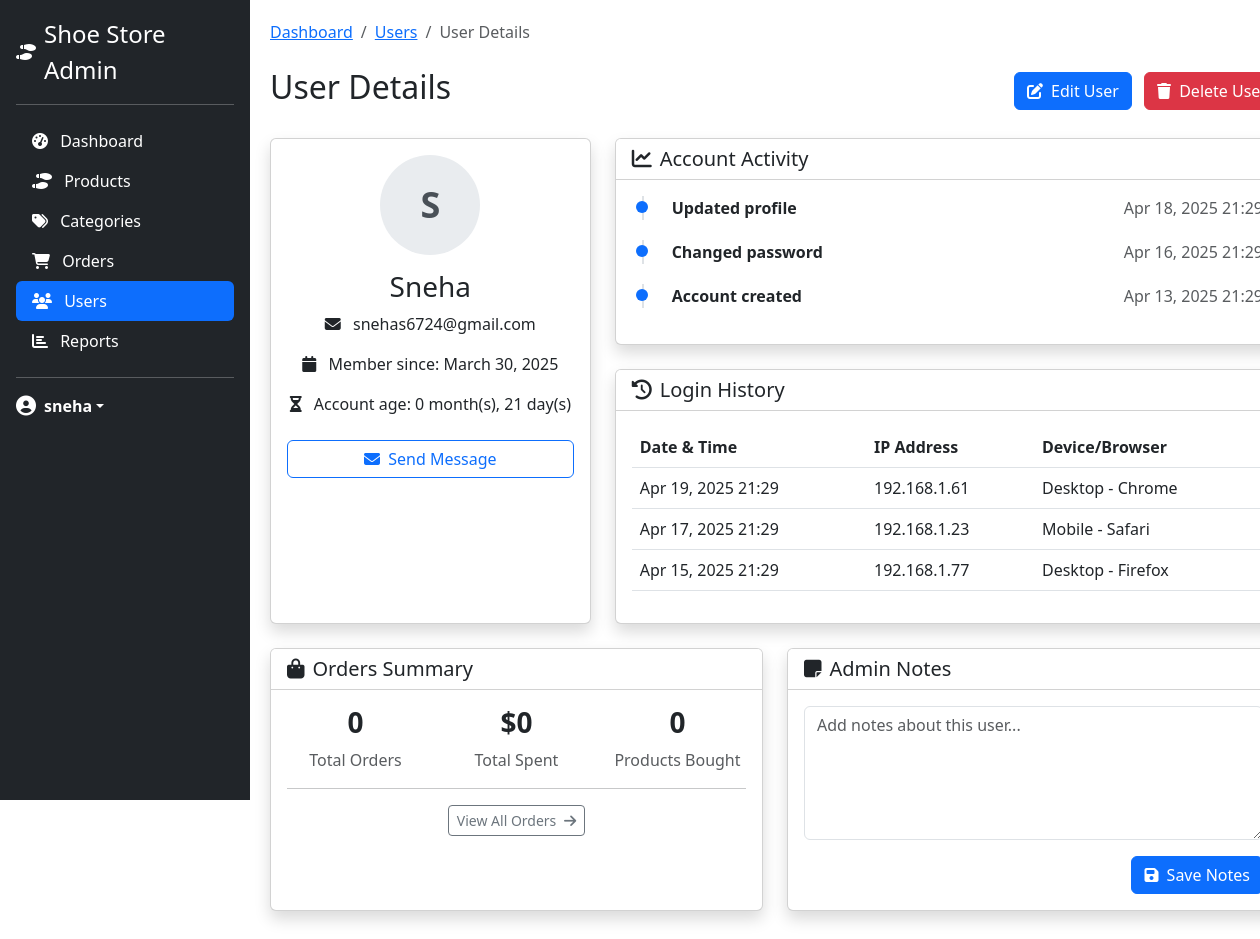
/user_details.php?id=2 (signed in), run on the app's committed database.
### tables this page shows
CREATE TABLE `users` (
  `id` int(11) NOT NULL,
  `name` varchar(100) NOT NULL,
  `email` varchar(100) NOT NULL,
  `password` varchar(255) NOT NULL,
  `created_at` timestamp NOT NULL DEFAULT current_timestamp()
);

### user_details.php (the view, shortened to what this page needs)
<?php
require_once 'config/database.php';
$user_id = (int)$_GET['id'];
$user_query = "SELECT id, name, email, created_at FROM users WHERE id = ?";
$user_stmt = $conn->prepare($user_query);
$user_stmt->bind_param("i", $user_id);
$user_stmt->execute();
$user_result = $user_stmt->get_result();
$user = $user_result->fetch_assoc();
$login_history = [
    ['date' => date('Y-m-d H:i:s', strtotime('-1 day')), 'ip' => '192.168.1.' . rand(1, 255), 'device' => 'Desktop - Chrome'],
    ['date' => date('Y-m-d H:i:s', strtotime('-3 days')), 'ip' => '192.168.1.' . rand(1, 255), 'device' => 'Mobile - Safari'],
    ['date' => date('Y-m-d H:i:s', strtotime('-5 days')), 'ip' => '192.168.1.' . rand(1, 255), 'device' => 'Desktop - Firefox'],
];
$activities = [
    ['date' => date('Y-m-d H:i:s', strtotime('-2 days')), 'action' => 'Updated profile'],
    ['date' => date('Y-m-d H:i:s', strtotime('-4 days')), 'action' => 'Changed password'],
    ['date' => date('Y-m-d H:i:s', strtotime('-7 days')), 'action' => 'Account created'],
];
$created_date = new DateTime($user['created_at']);
$current_date = new DateTime();
$account_age = $created_date->diff($current_date);
?>
<!DOCTYPE html>
<html lang="en">
<head>
    <link href="https://cdn.jsdelivr.net/npm/bootstrap@5.3.0-alpha1/dist/css/bootstrap.min.css" rel="stylesheet">
    <link rel="stylesheet" href="https://cdnjs.cloudflare.com/ajax/libs/font-awesome/6.1.1/css/all.min.css">
</head>
<body>
    <div class="container-fluid">
        <div class="row">
            <div class="col-md-2 sidebar p-0">
                <div class="d-flex flex-column flex-shrink-0 p-3 text-white bg-dark" style="width: 250px; height: 100%;">
                    <a href="admin_dashboard.php" class="d-flex align-items-center mb-3 mb-md-0 me-md-auto text-white text-decoration-none">
                        <i class="fas fa-shoe-prints me-2"></i>
                        <span class="fs-4">Shoe Store Admin</span>
                    </a>
                    <hr>
                    <ul class="nav nav-pills flex-column mb-auto">
                        <li class="nav-item">
                            <a href="admin_dashboard.php" class="nav-link text-white">
                                <i class="fas fa-tachometer-alt me-2"></i>
                                Dashboard
                            </a>
                        </li>
                        <li>
                            <a href="admin_products.php" class="nav-link text-white">
                                <i class="fas fa-shoe-prints me-2"></i>
                                Products
                            </a>
                        </li>
                        <li>
                            <a href="admin_categories.php" class="nav-link text-white">
                                <i class="fas fa-tags me-2"></i>
                                Categories
                            </a>
                        </li>
                        <li>
                            <a href="admin_orders.php" class="nav-link text-white">
                                <i class="fas fa-shopping-cart me-2"></i>
                                Orders
                            </a>
                        </li>
                        <li>
                            <a href="admin_users.php" class="nav-link active" aria-current="page">
                                <i class="fas fa-users me-2"></i>
                                Users
                            </a>
                        </li>
                        <li>
                            <a href="admin_reports.php" class="nav-link text-white">
                                <i class="fas fa-chart-bar me-2"></i>
                                Reports
                            </a>
                        </li>
                    </ul>
                    <hr>
                    <div class="dropdown">
                        <a href="#" class="d-flex align-items-center text-white text-decoration-none dropdown-toggle" id="dropdownUser1" data-bs-toggle="dropdown" aria-expanded="false">
                            <i class="fas fa-user-circle me-2 fs-5"></i>
                            <strong><?php echo isset($_SESSION['name']) ? htmlspecialchars($_SESSION['name']) : 'Admin'; ?></strong>
                        </a>
                    </div>
                </div>
            </div>
            <div class="col-md-10 content">
                <nav aria-label="breadcrumb" class="mb-4">
                    <ol class="breadcrumb">
                        <li class="breadcrumb-item"><a href="admin_dashboard.php">Dashboard</a></li>
                        <li class="breadcrumb-item"><a href="admin_users.php">Users</a></li>
                        <li class="breadcrumb-item active" aria-current="page">User Details</li>
                    </ol>
                </nav>
                <div class="d-flex justify-content-between align-items-center mb-4">
                    <h2>User Details</h2>
                    <div>
                        <a href="edit_user.php?id=<?php echo $user['id']; ?>" class="btn btn-primary me-2">
                            <i class="fas fa-edit me-1"></i> Edit User
                        </a>
                        <button type="button" class="btn btn-danger delete-user" data-id="<?php echo $user['id']; ?>" data-name="<?php echo htmlspecialchars($user['name']); ?>">
                            <i class="fas fa-trash me-1"></i> Delete User
                        </button>
                    </div>
                </div>
                <div class="row mb-4">
                    <div class="col-md-4">
                        <div class="card shadow h-100">
                            <div class="card-body text-center">
                                <div class="user-avatar-large mx-auto">
                                    <?php echo strtoupper(substr($user['name'], 0, 1)); ?>
                                </div>
                                <h3 class="card-title"><?php echo htmlspecialchars($user['name']); ?></h3>
                                <p class="card-text">
                                    <i class="fas fa-envelope me-2"></i>
                                    <?php echo htmlspecialchars($user['email']); ?>
                                </p>
                                <p class="card-text">
                                    <i class="fas fa-calendar me-2"></i>
                                    Member since: <?php echo date('F d, Y', strtotime($user['created_at'])); ?>
                                </p>
                                <p class="card-text">
                                    <i class="fas fa-hourglass-half me-2"></i>
                                    Account age:
                                    <?php
                                    echo $account_age->m . ' month(s), ' . $account_age->d . ' day(s)';
                                    ?>
                                </p>
                                <div class="d-grid gap-2 mt-4">
                                    <button class="btn btn-outline-primary" type="button">
                                        <i class="fas fa-envelope me-1"></i> Send Message
                                    </button>
                                </div>
                            </div>
                        </div>
                    </div>
                    <div class="col-md-8">
                        <div class="row h-100">
                            <div class="col-md-12 mb-4">
                                <div class="card shadow h-100 card-hover">
                                    <div class="card-header bg-white">
                                        <h5 class="mb-0"><i class="fas fa-chart-line me-2"></i>Account Activity</h5>
                                    </div>
                                    <div class="card-body">
                                        <div class="timeline">
                                            <?php foreach ($activities as $activity): ?>
                                                <div class="timeline-item">
                                                    <div class="d-flex justify-content-between">
                                                        <strong><?php echo $activity['action']; ?></strong>
                                                        <span class="text-muted"><?php echo date('M d, Y H:i', strtotime($activity['date'])); ?></span>
                                                    </div>
                                                </div>
                                            <?php endforeach; ?>
                                        </div>
                                    </div>
                                </div>
                            </div>
                            <div class="col-md-12">
                                <div class="card shadow h-100 card-hover">
                                    <div class="card-header bg-white">
                                        <h5 class="mb-0"><i class="fas fa-history me-2"></i>Login History</h5>
                                    </div>
                                    <div class="card-body">
                                        <div class="table-responsive">
                                            <table class="table table-hover">
                                                <thead>
                                                    <tr>
                                                        <th>Date & Time</th>
                                                        <th>IP Address</th>
                                                        <th>Device/Browser</th>
                                                    </tr>
                                                </thead>
                                                <tbody>
                                                    <?php foreach ($login_history as $login): ?>
                                                        <tr>
                                                            <td><?php echo date('M d, Y H:i', strtotime($login['date'])); ?></td>
                                                            <td><?php echo $login['ip']; ?></td>
                                                            <td><?php echo $login['device']; ?></td>
                                                        </tr>
                                                    <?php endforeach; ?>
                                                </tbody>
                                            </table>
                                        </div>
                                    </div>
                                </div>
                            </div>
                        </div>
                    </div>
                </div>
                <div class="row">
                    <div class="col-md-6 mb-4">
                        <div class="card shadow h-100 card-hover">
                            <div class="card-header bg-white">
                                <h5 class="mb-0"><i class="fas fa-shopping-bag me-2"></i>Orders Summary</h5>
                            </div>
                            <div class="card-body">
                                <div class="row text-center">
                                    <div class="col-4">
                                        <h3 class="fw-bold">0</h3>
                                        <p class="text-muted mb-0">Total Orders</p>
                                    </div>
                                    <div class="col-4">
                                        <h3 class="fw-bold">$0</h3>
                                        <p class="text-muted mb-0">Total Spent</p>
                                    </div>
                                    <div class="col-4">
                                        <h3 class="fw-bold">0</h3>
                                        <p class="text-muted mb-0">Products Bought</p>
                                    </div>
                                </div>
                                <hr>
                                <div class="text-center">
                                    <a href="admin_orders.php?user_id=<?php echo $user['id']; ?>" class="btn btn-sm btn-outline-secondary">
                                        View All Orders <i class="fas fa-arrow-right ms-1"></i>
                                    </a>
                                </div>
                            </div>
                        </div>
                    </div>
                    <div class="col-md-6 mb-4">
                        <div class="card shadow h-100 card-hover">
                            <div class="card-header bg-white">
                                <h5 class="mb-0"><i class="fas fa-sticky-note me-2"></i>Admin Notes</h5>
                            </div>
                            <div class="card-body">
                                <form>
                                    <div class="mb-3">
                                        <textarea class="form-control" id="userNotes" rows="5" placeholder="Add notes about this user..."></textarea>
                                    </div>
                                    <div class="text-end">
                                        <button type="submit" class="btn btn-primary">
                                            <i class="fas fa-save me-1"></i> Save Notes
                                        </button>
                                    </div>
                                </form>
                            </div>
                        </div>
                    </div>
                </div>
            </div>
        </div>
    </div>
</body>
</html>

### user_details.php (style rules this page uses)
.sidebar { min-height: 100vh; background-color: #212529; width: 250px; position: fixed; top: 0; left: 0; z-index: 100; }
.sidebar a { color: #f8f9fa; text-decoration: none; }
.content { margin-left: 250px; padding: 20px; }
.user-avatar-large { width: 100px; height: 100px; border-radius: 50%; background-color: #e9ecef; display: flex; align-items: center; justify-content: center; font-weight: bold; font-size: 36px; color: #495057; margin-bottom: 15px; }
.timeline { position: relative; padding-left: 40px; }
.timeline-item { position: relative; margin-bottom: 20px; }
.timeline-item:before { content: ''; position: absolute; left: -30px; top: 0; width: 2px; height: 100%; background-color: #dee2e6; }
.timeline-item:after { content: ''; position: absolute; left: -36px; top: 5px; width: 12px; height: 12px; border-radius: 50%; background-color: #0d6efd; }

### data on the page
users: name "S", name "Sneha", email "snehas6724@gmail.com", created_at "March 30, 2025", created_at "0", created_at "21"

### other printed values
$_SESSION['name'] "sneha"
$activity['action'] "Updated profile"
date('M d, Y H:i', strtotime($activity['date'])) "Apr 18, 2025…"
$activity['action'] "Changed password"
date('M d, Y H:i', strtotime($activity['date'])) "Apr 16, 2025…"
$activity['action'] "Account created"
date('M d, Y H:i', strtotime($activity['date'])) "Apr 13, 2025…"
date('M d, Y H:i', strtotime($login['date'])) "Apr 19, 2025 21:29"
$login['ip'] "192.168.1.61"
$login['device'] "Desktop - Chrome"
date('M d, Y H:i', strtotime($login['date'])) "Apr 17, 2025 21:29"
$login['ip'] "192.168.1.23"
$login['device'] "Mobile - Safari"
date('M d, Y H:i', strtotime($login['date'])) "Apr 15, 2025 21:29"
$login['ip'] "192.168.1.77"
